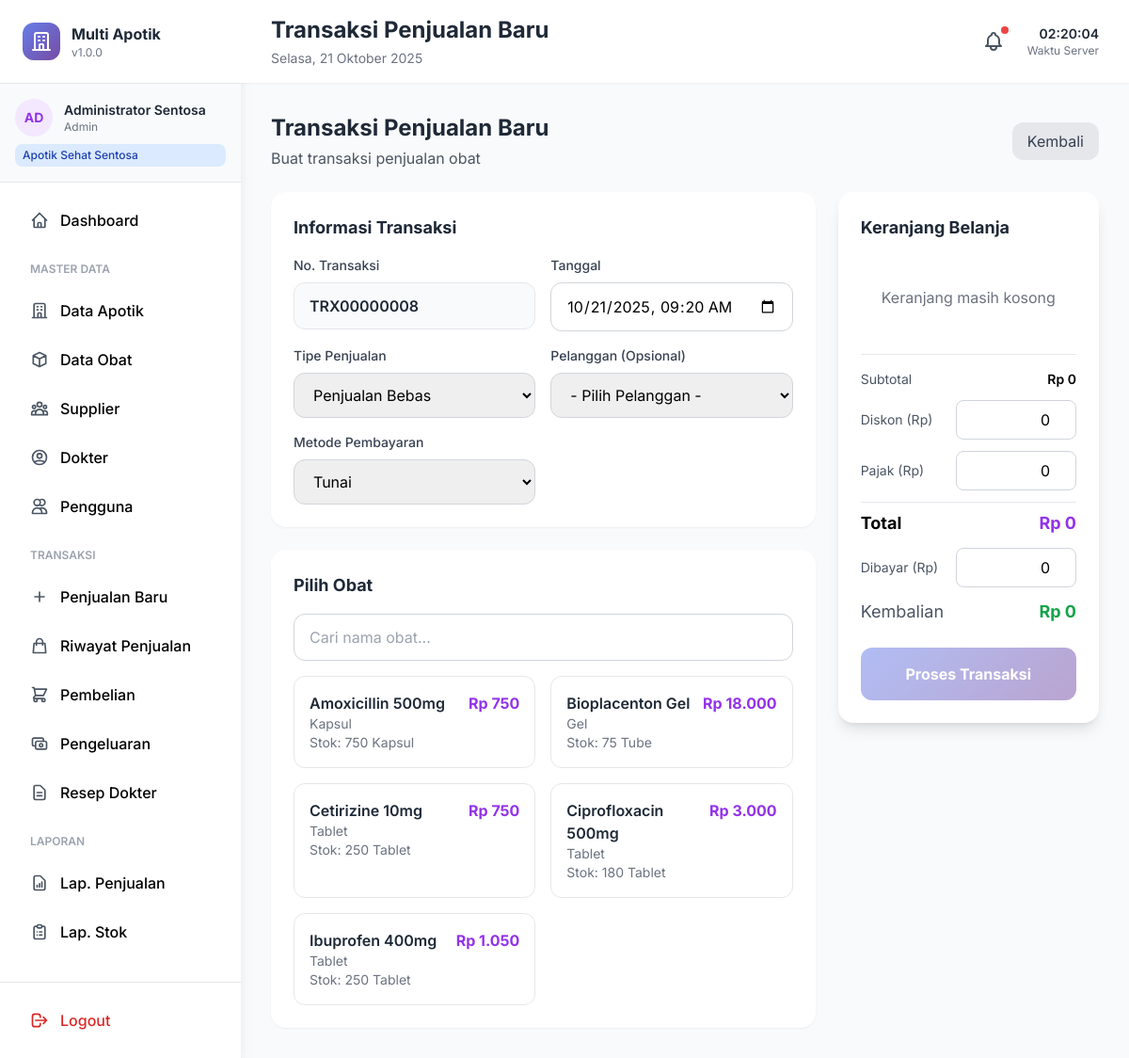
The app's page /penjualan/create.php (signed in) with its own data.
### tables this page shows
CREATE TABLE obat (
    id_obat INT PRIMARY KEY AUTO_INCREMENT,
    id_apotik INT NOT NULL,
    id_kategori INT,
    kode_obat VARCHAR(50) UNIQUE NOT NULL,
    nama_obat VARCHAR(200) NOT NULL,
    jenis_obat VARCHAR(100),
    satuan VARCHAR(20) NOT NULL,
    harga_beli DECIMAL(15,2) DEFAULT 0,
    harga_jual DECIMAL(15,2) NOT NULL,
    margin_persen DECIMAL(5,2),
    aturan_pakai TEXT,
    dosis VARCHAR(100),
    efek_samping TEXT,
    golongan ENUM('bebas', 'bebas_terbatas', 'keras', 'narkotika') DEFAULT 'bebas',
    perlu_resep BOOLEAN DEFAULT FALSE,
    status ENUM('aktif', 'nonaktif') DEFAULT 'aktif',
    created_at TIMESTAMP DEFAULT CURRENT_TIMESTAMP,
    updated_at TIMESTAMP DEFAULT CURRENT_TIMESTAMP ON UPDATE CURRENT_TIMESTAMP,
    FOREIGN KEY (id_apotik) REFERENCES apotik(id_apotik) ON DELETE CASCADE,
    FOREIGN KEY (id_kategori) REFERENCES kategori_obat(id_kategori) ON DELETE SET NULL
);

### config.php (called while the page is built, shortened)
<?php
class Database {
    private static $instance = null;
    private $conn;
    private function __construct() {
        try {
            $this->conn = new mysqli(DB_HOST, DB_USER, DB_PASS, DB_NAME);
            $this->conn->set_charset("utf8mb4");
        } catch (Exception $e) {
            die("Database Error: " . $e->getMessage());
        }
    }
    public static function getInstance() {
        if (self::$instance === null) {
            self::$instance = new self();
        }
        return self::$instance;
    }
    public function query($sql) {
        return $this->conn->query($sql);
    }
    public function prepare($sql) {
        return $this->conn->prepare($sql);
    }
}
function db() {
    return Database::getInstance();
}
function formatRupiah($angka) {
    return 'Rp ' . number_format($angka, 0, ',', '.');
}
function generateKode($prefix, $table, $field, $length = 4) {
    $db = db();
    $query = "SELECT MAX(CAST(SUBSTRING($field, " . (strlen($prefix) + 1) . ") AS UNSIGNED)) as max_no FROM $table WHERE $field LIKE '$prefix%'";
    $result = $db->query($query);
    $row = $result->fetch_assoc();
    $next = ($row['max_no'] ?? 0) + 1;
    return $prefix . str_pad($next, $length, '0', STR_PAD_LEFT);
}
?>

### penjualan/create.php (the view, shortened to what this page needs)
<?php
require_once '../config.php';
$user = getUserData();
$db = db();
$no_transaksi = generateKode('TRX', 'penjualan', 'no_transaksi', 8);
$query = "SELECT o.*, COALESCE(SUM(b.stok_sisa), 0) as total_stok
          FROM obat o
          LEFT JOIN batch_obat b ON o.id_obat = b.id_obat AND b.status = 'tersedia'
          WHERE o.id_apotik = ? AND o.status = 'aktif'
          GROUP BY o.id_obat
          HAVING total_stok > 0
          ORDER BY o.nama_obat
          LIMIT 5";
$stmt = $db->prepare($query);
$stmt->bind_param("i", $user['id_apotik']);
$stmt->execute();
$obatList = $stmt->get_result();
include '../includes/header.php';
?>
<div class="space-y-6">
    <div class="flex items-center justify-between">
        <div>
            <h2 class="text-2xl font-bold text-gray-800">Transaksi Penjualan Baru</h2>
            <p class="text-gray-600 mt-1">Buat transaksi penjualan obat</p>
        </div>
        <a href="index.php" class="px-4 py-2 bg-gray-200 text-gray-700 rounded-xl hover:bg-gray-300 transition-all">
            Kembali
        </a>
    </div>
    <form id="formPenjualan" method="POST" action="process.php">
        <div class="grid grid-cols-1 lg:grid-cols-3 gap-6">
            <div class="lg:col-span-2 space-y-6">
                <div class="bg-white rounded-2xl shadow-sm p-6">
                    <h3 class="text-lg font-bold text-gray-800 mb-4">Informasi Transaksi</h3>
                    <div class="grid grid-cols-1 md:grid-cols-2 gap-4">
                        <div>
                            <label class="block text-sm font-medium text-gray-700 mb-2">No. Transaksi</label>
                            <input type="text" name="no_transaksi" value="<?= $no_transaksi ?>" readonly class="w-full px-4 py-3 bg-gray-50 border border-gray-200 rounded-xl text-gray-800 font-semibold">
                        </div>
                        <div>
                            <label class="block text-sm font-medium text-gray-700 mb-2">Tanggal</label>
                            <input type="datetime-local" name="tanggal_penjualan" value="<?= date('Y-m-d\TH:i') ?>" required class="w-full px-4 py-3 border border-gray-300 rounded-xl focus:ring-2 focus:ring-purple-500">
                        </div>
                        <div>
                            <label class="block text-sm font-medium text-gray-700 mb-2">Tipe Penjualan</label>
                            <select name="tipe_penjualan" id="tipePenjualan" class="w-full px-4 py-3 border border-gray-300 rounded-xl focus:ring-2 focus:ring-purple-500">
                                <option value="bebas">Penjualan Bebas</option>
                            </select>
                        </div>
                        <div>
                            <label class="block text-sm font-medium text-gray-700 mb-2">Pelanggan (Opsional)</label>
                            <select name="id_pelanggan" class="w-full px-4 py-3 border border-gray-300 rounded-xl focus:ring-2 focus:ring-purple-500">
                                <option value="">- Pilih Pelanggan -</option>
                            </select>
                        </div>
                        <div>
                            <label class="block text-sm font-medium text-gray-700 mb-2">Metode Pembayaran</label>
                            <select name="metode_pembayaran" class="w-full px-4 py-3 border border-gray-300 rounded-xl focus:ring-2 focus:ring-purple-500">
                                <option value="tunai">Tunai</option>
                            </select>
                        </div>
                    </div>
                </div>
                <div class="bg-white rounded-2xl shadow-sm p-6">
                    <h3 class="text-lg font-bold text-gray-800 mb-4">Pilih Obat</h3>
                    <div class="mb-4">
                        <input type="text" id="searchObat" placeholder="Cari nama obat..." class="w-full px-4 py-3 border border-gray-300 rounded-xl focus:ring-2 focus:ring-purple-500">
                    </div>
                    <div class="grid grid-cols-1 md:grid-cols-2 gap-4 max-h-96 overflow-y-auto" id="obatContainer">
                        <?php
                        $obatList->data_seek(0);
                        while ($obat = $obatList->fetch_assoc()):
                        ?>
                        <div class="obat-item border border-gray-200 rounded-xl p-4 hover:border-purple-500 cursor-pointer transition-all"
                             data-nama="<?= strtolower($obat['nama_obat']) ?>"
                             onclick="addObat(<?= htmlspecialchars(json_encode($obat)) ?>)">
                            <div class="flex items-start justify-between">
                                <div class="flex-1">
                                    <h4 class="font-semibold text-gray-800"><?= htmlspecialchars($obat['nama_obat']) ?></h4>
                                    <p class="text-sm text-gray-500"><?= htmlspecialchars($obat['jenis_obat']) ?></p>
                                    <p class="text-sm text-gray-500">Stok: <?= $obat['total_stok'] ?> <?= htmlspecialchars($obat['satuan']) ?></p>
                                </div>
                                <div class="text-right">
                                    <p class="font-bold text-purple-600"><?= formatRupiah($obat['harga_jual']) ?></p>
                                </div>
                            </div>
                        </div>
                        <?php endwhile; ?>
                    </div>
                </div>
            </div>
            <div class="lg:col-span-1">
                <div class="bg-white rounded-2xl shadow-lg p-6 sticky top-6">
                    <h3 class="text-lg font-bold text-gray-800 mb-4">Keranjang Belanja</h3>
                    <div id="cartItems" class="space-y-3 mb-4 max-h-96 overflow-y-auto">
                        <p class="text-center text-gray-500 py-8">Keranjang masih kosong</p>
                    </div>
                    <div class="border-t border-gray-200 pt-4 space-y-3">
                        <div class="flex justify-between text-sm">
                            <span class="text-gray-600">Subtotal</span>
                            <span class="font-semibold" id="subtotalText">Rp 0</span>
                        </div>
                        <div class="flex justify-between items-center">
                            <label class="text-sm text-gray-600">Diskon (Rp)</label>
                            <input type="number" name="diskon" id="diskon" value="0" min="0"
                                   class="w-32 px-3 py-2 border border-gray-300 rounded-lg text-right"
                                   onchange="updateTotal()">
                        </div>
                        <div class="flex justify-between items-center">
                            <label class="text-sm text-gray-600">Pajak (Rp)</label>
                            <input type="number" name="pajak" id="pajak" value="0" min="0"
                                   class="w-32 px-3 py-2 border border-gray-300 rounded-lg text-right"
                                   onchange="updateTotal()">
                        </div>
                        <div class="flex justify-between text-lg font-bold pt-2 border-t">
                            <span>Total</span>
                            <span class="text-purple-600" id="totalText">Rp 0</span>
                        </div>
                        <div class="flex justify-between items-center">
                            <label class="text-sm text-gray-600">Dibayar (Rp)</label>
                            <input type="number" name="jumlah_dibayar" id="jumlahDibayar" value="0" min="0" required
                                   class="w-32 px-3 py-2 border border-gray-300 rounded-lg text-right"
                                   onchange="hitungKembalian()">
                        </div>
                        <div class="flex justify-between text-lg">
                            <span class="text-gray-600">Kembalian</span>
                            <span class="font-bold text-green-600" id="kembalianText">Rp 0</span>
                        </div>
                    </div>
                    <button type="submit" id="btnProses" class="w-full mt-6 py-4 gradient-bg text-white rounded-xl font-bold hover:shadow-lg transition-all disabled:opacity-50" disabled>
                        Proses Transaksi
                    </button>
                </div>
            </div>
        </div>
    </form>
</div>
<?php include '../includes/footer.php'; ?>

### includes/header.php (style rules this page uses)
* { font-family: 'Inter', sans-serif; }
.gradient-bg { background: linear-gradient(135deg, #667eea 0%, #764ba2 100%); }

### records on screen
obat: nama_obat "Amoxicillin 500mg", jenis_obat "Kapsul", total_stok "750", satuan "Kapsul", harga_jual "Rp 750"
obat: nama_obat "Bioplacenton Gel", jenis_obat "Gel", total_stok "75", satuan "Tube", harga_jual "Rp 18.000"
obat: nama_obat "Cetirizine 10mg", jenis_obat "Tablet", total_stok "250", satuan "Tablet", harga_jual "Rp 750"
obat: nama_obat "Ciprofloxacin 500mg", jenis_obat "Tablet", total_stok "180", satuan "Tablet", harga_jual "Rp 3.000"
obat: nama_obat "Ibuprofen 400mg", jenis_obat "Tablet", total_stok "250", satuan "Tablet", harga_jual "Rp 1.050"

### other values on screen
APP_NAME "Multi Apotik"
APP_VERSION "1.0.0"
substr($user['nama'], 0, 2) "AD"
$user['nama'] "Administrator Sentosa"
$user['role'] "Admin"
$user['nama_apotik'] "Apotik Sehat Sentosa"
$pageTitle "Transaksi Penjualan Baru"
